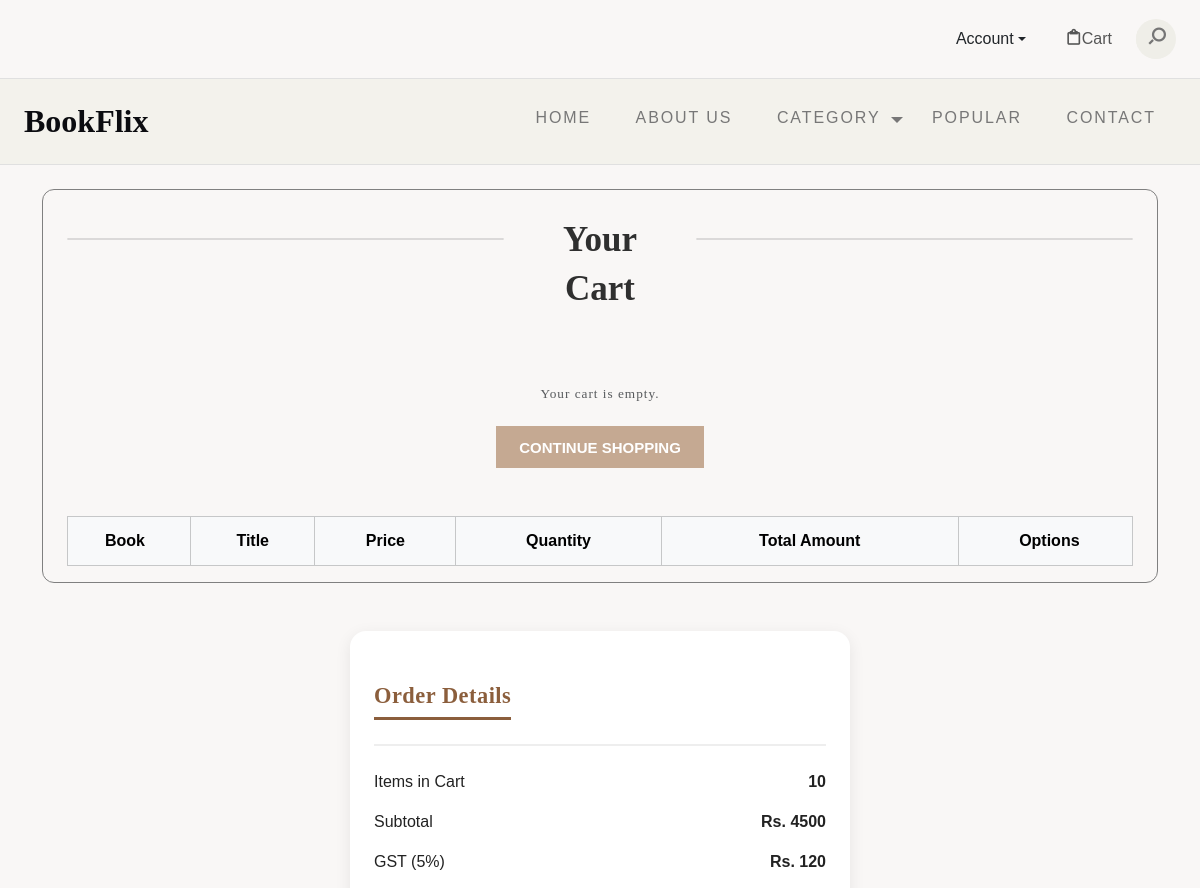
The page /Bookshop/Cartpage/ (upper part) on the database as committed earlier.
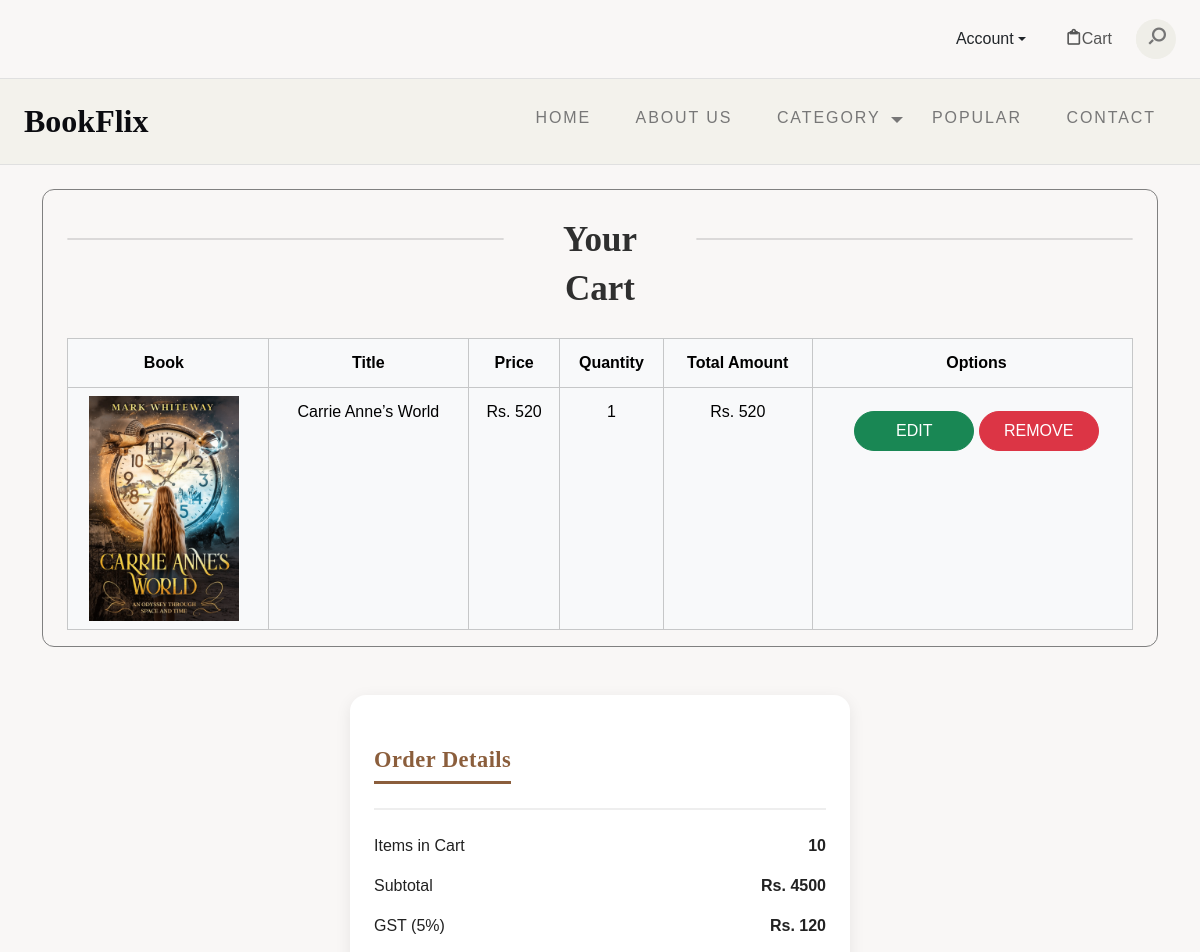
The same page on the database as committed later.
### webapp/models.py (models this page shows, shortened)
class cartdb(models.Model):
    Singlebook_username = models.CharField(max_length=30, null=True, blank=True)
    Singlebook_title = models.CharField(max_length=30, null=True, blank=True)
    Singlebook_price = models.IntegerField(null=True, blank=True)
    Singlebook_quantity = models.CharField(max_length=30, null=True, blank=True)
    Singlebook_total = models.IntegerField(null=True, blank=True)
    Singlebook_image = models.ImageField(upload_to="Cart Images", null=True, blank=True)
    Bookid=models.IntegerField(null=True,blank=True)

### webapp/views.py (the view)
# urls.py: path('Cartpage/', views.Cartpage, name="Cartpage"),
def Cartpage(request):
    cart = cartdb.objects.all()
    category=catergorydb.objects.all()
    books=bookdb.objects.all()
    return render(request, "Cartpage.html", {'cart': cart,'category':category,'books':books})

### webapp/templates/Cartpage.html (shortened to what the changed rows need)
<!DOCTYPE html>
<html lang="en">
{% load static %}
<head>
    <link href="https://cdn.jsdelivr.net/npm/bootstrap@5.3.1/dist/css/bootstrap.min.css" rel="stylesheet"
>
    <link rel="stylesheet" type="text/css" href="{% static 'web/css/normalize.css' %}">
    <link rel="stylesheet" type="text/css" href="{% static 'web/icomoon/icomoon.css' %}">
    <link rel="stylesheet" type="text/css" href="{% static 'web/css/vendor.css' %}">
    <link rel="stylesheet" type="text/css" href="{% static 'web/style.css' %}">
</head>
<body data-bs-spy="scroll" data-bs-target="#header" tabindex="0">
<div id="header-wrap">
    <header id="header">
        <div class="container-fluid">
            <div class="row">
                <div class="col-md-2">
                    <div class="main-logo">
                        <a href="{% url 'Homepage' %}">
                            <h2 style="font-weight:800; font-size:32px; color:#0b0c10; margin:0px;">BookFlix</h2>
                        </a>
                    </div>
                </div>
            </div>
        </div>
    </header>
</div>
<section id="checkout" class="py-5">
    {% block content %}
    <div class="container">
        <div class="row g-4">
            <div class="table-responsive container" style="border:1px solid grey; border-radius:12px;">
                <div style="display:flex; gap:30px;">
                    <h1 style="font-size:35px;font-weight:bold" class="text-center">Your Cart</h1>
                </div>
                <table class="table table-hover table-light table-bordered">
                    <thead >
                    <tr >
                        <th style="text-align:center;">Book</th>
                        <th style="text-align:center;">Title</th>
                        <th style="text-align:center;">Price</th>
                        <th style="text-align:center;">Quantity</th>
                        <th style="text-align:center;">Total Amount</th>
                        <th style="text-align:center;">Options</th>
                    </tr>
                    </thead>
                    <tbody>
                    {% for i in cart %}
                    <tr style="text-center">
                        <td class="text-center"><img src="{{i.Singlebook_image.url}}" height="150px" width="150px" >
                        </td>
                        <td style="text-align:center;">{{i.Singlebook_title}}</td>
                        <td style="text-align:center;">Rs. {{i.Singlebook_price}}</td>
                        <td style="text-align:center;">{{i.Singlebook_quantity}}</td>
                        <td style="text-align:center;">Rs. {{i.Singlebook_total}}</td>
                        <td  style="gap:20px; text-align:center;">
                            <a href="{% url 'Singlebook' book_id=i.Bookid %}" >
                                <button type="submit" class="btn btn-success"
                                        style="width:120px; border-radius:20px; height:40px; ">Edit
                                </button>
                            </a>
                            <a href="{% url 'deletecart' c_id=i.id %}">
                                <button type="submit" class="btn btn-danger"
                                        style="width:120px; border-radius:20px; height:40px;">Remove
                                </button>
                            </a>
                        </td>
                    </tr>
                    {% empty %}
                    <div class="text-center py-5">
                        <h5 class="text-muted">Your cart is empty.</h5>
                        <a href="{% url 'Popularpage' %}" class="btn btn-success mt-3">Continue Shopping</a>
                    </div>
                    {% endfor %}
                    </tbody>
                </table>
            </div>
        </div>
    </div>
    {% endblock %}
</section>
</body>
</html>

Rows that differ between the two databases and show on the page:
added cartdb: Singlebook_image (picture), Singlebook_title "Carrie Anne’s World", Singlebook_price "520", Singlebook_quantity "1", Singlebook_total "520"
Other text that changed with them:
text no longer shown: "Your cart is empty. CONTINUE SHOPPING"
